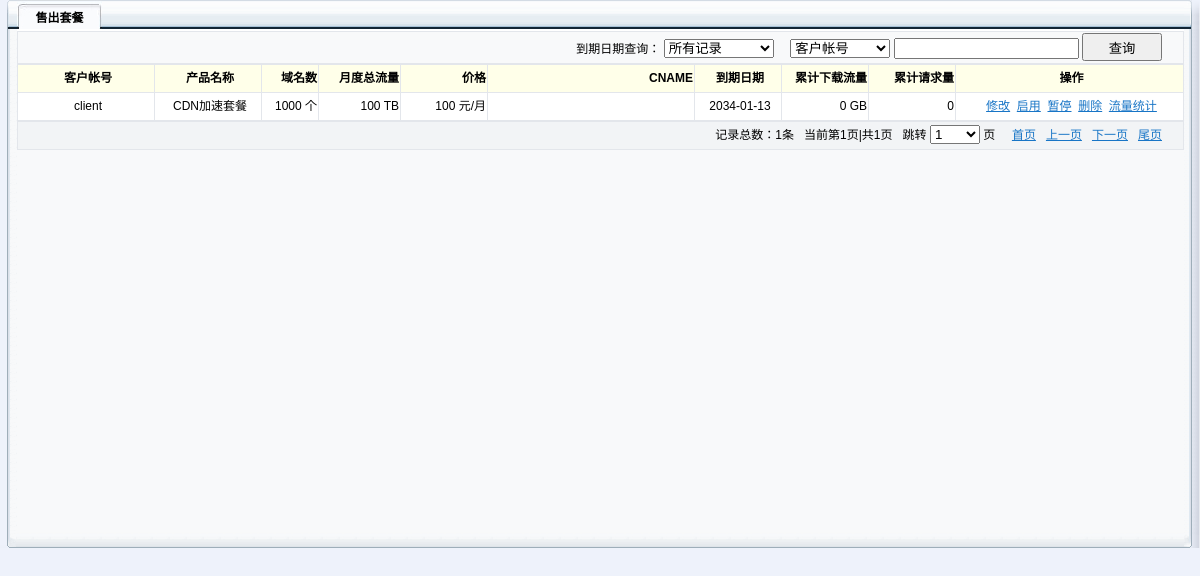
The page /fikcdn/admin/buy_list.php (signed in) on the database its author committed.
### tables this page shows
CREATE TABLE `fikcdn_buy` (
  `id` int(4) unsigned NOT NULL AUTO_INCREMENT,
  `username` varchar(64) NOT NULL,
  `product_id` int(4) NOT NULL,
  `begin_time` bigint(8) NOT NULL,
  `end_time` bigint(8) NOT NULL,
  `note` varchar(128) DEFAULT NULL,
  `status` smallint(2) DEFAULT '1',
  `auto_renew` smallint(2) DEFAULT '1',
  `price` float DEFAULT NULL,
  `has_data_flow` bigint(8) DEFAULT '0',
  `domain_num` smallint(2) DEFAULT NULL,
  `data_flow` bigint(8) DEFAULT '0',
  `is_focus` smallint(1) DEFAULT '1',
  `down_dataflow_total` float NOT NULL DEFAULT '0',
  `up_dataflow_total` float NOT NULL DEFAULT '0',
  `request_total` bigint(8) NOT NULL DEFAULT '0',
  `auto_stop` smallint(2) NOT NULL DEFAULT '0',
  `max_bandwidth` int(4) DEFAULT '0',
  `dns_cname` varchar(64) DEFAULT NULL,
  UNIQUE KEY `id` (`id`)
);

CREATE TABLE `fikcdn_product` (
  `id` int(4) unsigned NOT NULL AUTO_INCREMENT,
  `name` varchar(64) NOT NULL,
  `price` float NOT NULL,
  `data_flow` bigint(8) NOT NULL DEFAULT '0',
  `domain_num` int(4) NOT NULL,
  `is_online` smallint(2) NOT NULL DEFAULT '0',
  `begin_time` bigint(8) NOT NULL,
  `note` text,
  `is_checks` smallint(2) DEFAULT NULL,
  `group_id` int(4) NOT NULL,
  `max_bandwidth` int(4) DEFAULT '0',
  `dns_cname` varchar(64) DEFAULT NULL,
  UNIQUE KEY `id` (`id`)
);

### fikcdn/function/define.php (called while the page is built, shortened)
<?php
$PubDefine_PageShowNum	= 50;
?>

### fikcdn/admin/function_admin.php (called while the page is built, shortened)
<?php
function FuncAdmin_MBToString($nKB)
{
	$value =round($nKB / (1024),2);
	$value =round($nKB / (1024*1024),2);
	if($value<1024)
	{
		$sReturn=$value." TB";
		return $sReturn;
	}
	$sReturn=$value." TB";
	return $sReturn;
}
?>

### fikcdn/function/pub_function.php (called while the page is built, shortened)
<?php
function PubFunc_GBToString($nGB)
{
	if($nGB<1024)
	{
		$sReturn=$nGB." GB";
		return $sReturn;
	}
	$value =round($nGB / (1024),2);
	$sReturn=$value." TB";
	return $sReturn;
}
?>

### fikcdn/admin/buy_list.php (the view, shortened to what this page needs)
<?php
include_once("./head.php");
$timeval 	= isset($_GET['timeval'])?$_GET['timeval']:'';
$sType 		= isset($_GET['type'])?$_GET['type']:'';
$sKeyword 	= isset($_GET['keyword'])?$_GET['keyword']:'';
?>
<div style="min-width:1160px;">
<table width="100%" border="0" cellpadding="0" cellspacing="0" bgcolor="#F8F9FA">
  <tr>
    <td width="17" valign="top" background="../images/mail_leftbg.gif"><img src="../images/left-top-right.gif" width="17" height="29" /></td>
    <td valign="top" background="../images/content-bg.gif">
	   <table width="100%" height="31" border="0" cellpadding="0" cellspacing="0" class="left_topbg" id="table2" >
			<tr height="31" class="TabToolTitle">
				<td height="31" width="85"><span class="title_bt">售出套餐</span></td>
				<td width="95%"></td>
			</tr>
        </table>
	</td>
    <td width="16" valign="top" background="../images/mail_rightbg.gif"><img src="../images/nav-right-bg.gif" width="16" height="29" /></td>
  </tr>
  <tr height="500">
	  <td valign="middle" background="../images/mail_leftbg.gif">&nbsp;</td>
	  <td valign="top">
	  		<table width="800" border="0" class="dataintable">
			<tr height="30">
			<td><div class="div_search_title">到期日期查询：
				<select id="timeSelect" style="width:110px" onChange="selectTimeval()">
					<option value="0" <?php if($timeval==0 || strlen($timeval)<=0 ) echo 'selected="selected"';   ?> >所有记录</option>
					</select>&nbsp;&nbsp;&nbsp;&nbsp;
					<select id="searchSelect" name="searchSelect" style="width:100px">
						<option value="username">客户帐号</option>
					</select>
					<input id="txtKeyword" name="txtKeyword" type="text" size="20" maxlength="64"  value="<?php echo $sKeyword; ?>"/>
					<input name="btn_search"  type="submit" style="width:80px;height:28px" id="btn_search" value="查询" style="cursor:pointer;" onClick="fikcdn_search();" />
				</div></td>
			</tr>
		</table>
		<div id="div_search_result">
		  <table width="800" border="0" class="dataintable">
			<tr>
				<th align="center" width="130">客户帐号</th>
				<th align="center" width="100">产品名称</th>
				<th align="right" width="50">域名数</th>
				<th align="right" width="75">月度总流量</th>
				<th align="right" width="80">价格</th>
				<th align="right" width="200">CNAME</th>
				<th align="center" width="80">到期日期</th>
				<th align="right" width="80">累计下载流量</th>
				<th align="right" width="80">累计请求量</th>
				<th align="center">操作</th>
			</tr>
<?php
	$nPage 		= isset($_GET['page'])?$_GET['page']:'';
	if(!is_numeric($nPage))
	{
		$nPage=1;
	}
	$db_link = FikCDNDB_Connect();
	if($db_link)
	{
		$sKeyword 	= mysql_real_escape_string($sKeyword);
		do
		{
			$total_host 	= 0;
			if($timeval>0)
			{
				$this_timeval = (time()+$timeval*60*60*24);
				$this_timeval2 = (time()-30*60*60*24);
				if(strlen($sKeyword)<=0)
				{
					$sql = "SELECT count(*) FROM fikcdn_buy WHERE end_time<'$this_timeval' AND end_time>'$this_timeval2';";
				}
				else
				{
					if($sType=="username")
					{
						$sql = "SELECT count(*) FROM fikcdn_buy WHERE end_time<'$this_timeval'  AND end_time>'$this_timeval2' AND username like '%$sKeyword%';";
					}
				}
			}
			else
			{
				if(strlen($sKeyword)<=0)
				{
					$sql = "SELECT count(*) FROM fikcdn_buy;";
				}
				else
				{
					if($sType=="username")
					{
						$sql = "SELECT count(*) FROM fikcdn_buy WHERE username like '%$sKeyword%';";
					}
				}
			}
			$result = mysql_query($sql,$db_link);
			if($result&&mysql_num_rows($result)>0)
			{
				$total_host  = mysql_result($result,0,"count(*)");
			}
			$total_pages = floor($total_host/$PubDefine_PageShowNum);
			if(($total_host%$PubDefine_PageShowNum)>0)
			{
				$total_pages+=1;
			}
			$pagedown = $nPage+1;
			if($pagedown>$total_pages)
			{
				$pagedown = $total_pages;
			}
			$pageup = $nPage-1;
			if($pageup<=0)
			{
				$pageup = 1;
			}
			$offset = (($nPage-1)*$PubDefine_PageShowNum);
			if($timeval>0)
			{
				if(strlen($sKeyword)<=0)
				{
					$sql = "SELECT * FROM fikcdn_buy WHERE end_time<'$this_timeval'  AND end_time>'$this_timeval2' ORDER BY id DESC Limit $offset,$PubDefine_PageShowNum;";
				}
				else
				{
					if($sType=="username")
					{
						$sql = "SELECT * FROM fikcdn_buy WHERE username like '%$sKeyword%' AND end_time<'$this_timeval'  AND end_time>'$this_timeval2' ORDER BY id DESC Limit $offset,$PubDefine_PageShowNum;";
					}
				}
			}
			else
			{
				if(strlen($sKeyword)<=0)
				{
					$sql = "SELECT * FROM fikcdn_buy ORDER BY id DESC Limit $offset,$PubDefine_PageShowNum;";
				}
				else
				{
					if($sType=="username")
					{
						$sql = "SELECT * FROM fikcdn_buy WHERE username like '%$sKeyword%' ORDER BY id DESC Limit $offset,$PubDefine_PageShowNum;";
					}
				}
			}
			$result = mysql_query($sql,$db_link);
			$row_count=mysql_num_rows($result);
			for($i=0;$i<$row_count;$i++)
			{
				$id  			= mysql_result($result,$i,"id");
				$username  		= mysql_result($result,$i,"username");
				$product_id	  	= mysql_result($result,$i,"product_id");
				$end_time   	= mysql_result($result,$i,"end_time");
				$note   		= mysql_result($result,$i,"note");
				$price   		= mysql_result($result,$i,"price");
				$domain_num  	= mysql_result($result,$i,"domain_num");
				$data_flow   	= mysql_result($result,$i,"data_flow");
				$down_dataflow_total = mysql_result($result,$i,"down_dataflow_total");
				$request_total = mysql_result($result,$i,"request_total");
				$dns_cname 		= mysql_result($result,$i,"dns_cname");
				$sql = "SELECT * FROM fikcdn_product WHERE id='$product_id'";
				$result2 = mysql_query($sql,$db_link);
				if($result2 && mysql_num_rows($result2)>0)
				{
					$product_name  = mysql_result($result2,0,"name");
				}
				echo '<tr bgcolor="#FFFFFF" align="center" onMouseMove="Event_trOnMouseOver(this)" onMouseOut="Event_trOnMouseOut(this)" title="'.$note.'">';
				echo '<td>'.$username.'</td>';
				echo '<td>'.$product_name.'</td>';
				echo '<td align="right">'.$domain_num.' 个</td>';
				echo '<td align="right">'.FuncAdmin_MBToString($data_flow).'</td>';
				echo '<td align="right">'.$price.' 元/月</td>';
				echo '<td align="right">'.$dns_cname.'</td>';
				echo '<td>'.date("Y-m-d",$end_time).'</td>';
				echo '<td align="right">'.PubFunc_GBToString($down_dataflow_total).'</td>';
				echo '<td align="right">'.$request_total.'</td>';
				echo '<td><a href="javascript:void(0);" onclick="javescript:FikCdn_ModifyBuyProductBox('.$id.');" title="修改已售出的套餐">修改</a>&nbsp;
					<a href="javascript:void(0);" onclick="javescript:FikCdn_StartBuyDomainBox('.$id.');" title="启用套餐内所有域名的加速">启用</a>&nbsp;
					<a href="javascript:void(0);" onclick="javescript:FikCdn_StopBuyDomainBox('.$id.');" title="暂停套餐内所有域名的加速">暂停</a>&nbsp;
					<a href="javascript:void(0);" onclick="javescript:FikCdn_DelBuyProductBox('.$id.');" title="删除已售出的套餐">删除</a>&nbsp;
					<a href="stat_buy_product_bandwidth.php?buy_id='.$id.'" onclick="javescript:FikCdn_SelectBuyStat();" title="查看此套餐流量统计信息">流量统计</a></td>';
				echo '</tr>';
			}
		}while(0);
	}
?>
		 </table></div>
		 <table width="800" border="0" class="disc">
			<tr>
			<td bgcolor="#FFFFE6"><div class="div_page_bar"> 记录总数：<?php echo $total_host;?>条&nbsp;&nbsp;&nbsp;当前第<?php echo $nPage; ?>页|共<?php echo $total_pages; ?>页&nbsp;&nbsp;&nbsp;跳转
				<select id="pagesSelect" name="pagesSelect" style="width:50px" onChange="selectPage(this)">
				<?php
					for($i=1;$i<=$total_pages;$i++){
						if($nPage==$i)
						{
							echo '<option value="'.$i.'" selected="selected">'.$i.'</option>';
						}
						else
						{
							echo '<option value="'.$i.'">'.$i.'</option>';
						}
					}
				?>
				</select>
				页&nbsp;&nbsp;&nbsp;&nbsp;
				<a href="buy_list.php?page=1&action=first&timeval=<?php echo $timeval.'&type='.$sType.'&keyword='.$sKeyword; ?>">首页</a>&nbsp;&nbsp;
				<a href="buy_list.php?page=<?php echo $pageup.'&type='.$sType.'&keyword='.$sKeyword; ?>&action=pageup&timeval=<?php echo $timeval; ?>">上一页</a>&nbsp;&nbsp;
				<a href="buy_list.php?page=<?php echo $pagedown.'&type='.$sType.'&keyword='.$sKeyword; ?>&action=pagedown&timeval=<?php echo $timeval; ?> ">下一页</a>&nbsp;&nbsp;
				<a href="buy_list.php?page=<?php echo $total_pages.'&type='.$sType.'&keyword='.$sKeyword; ?>&action=tail&timeval=<?php echo $timeval; ?>">尾页 </a></div></td>
			</tr>
		</table>
	  </td>
	  <td background="../images/mail_rightbg.gif">&nbsp;</td>
  </tr>
   <tr>
    <td valign="bottom" background="../images/mail_leftbg.gif"><img src="../images/buttom_left2.gif" width="17" height="17" /></td>
    <td background="../images/buttom_bgs.gif"><img src="../images/buttom_bgs.gif" width="17" height="17"></td>
    <td valign="bottom" background="../images/mail_rightbg.gif"><img src="../images/buttom_right2.gif" width="16" height="17" /></td>
  </tr>
</table>
</div>
<?php
include_once("./tail.php");
?>

### fikcdn/css/main.css (style rules this page uses)
a:link, a:hover, a:active, a:visited { font-size:12px; color: #004499; font-family: verdana, Tahoma, Arial, "΢���ź�", "����", sans-serif; text-decoration: none; }
.left_topbg { background-image: url(../images/content-bg.gif); background-repeat: repeat-x; }
.title_bt { font-size: 12px; line-height: 26px; font-weight: bold; width:85px; color: #000000; background-image: url(../images/top_bt.jpg); background-repeat: no-repeat; display: block; padding-top: 5px; text-align:center; }
.div_page_bar { margin:0,0,0,0; float:right; padding-right:20px; }
.div_search_title { margin:0,0,0,0; float:right; padding-right:20px; }

### fikcdn/css/table.css (style rules this page uses)
table .dataintable a:link, a:hover, a:active, a:visited { font-size:12px; color: #1875C6; font-family: verdana, Tahoma, Arial, "΢���ź�", "����", sans-serif; text-decoration: underline; }
table.dataintable { font-family: verdana, Tahoma, Arial, "΢���ź�", "����", sans-serif; margin-top:0px; border-collapse:collapse; border:1px solid #E3E6EB; width:100%; }
table.dataintable th { font-family: verdana, Tahoma, Arial, "΢���ź�", "����", sans-serif; font-size: 12px; line-height:25px; background-color:#FFFFE9; border:1px solid #E3E6EB; padding-left:5px; }
table.dataintable td { font-family: verdana, Tahoma, Arial, "΢���ź�", "����", sans-serif; font-size: 12px; line-height:25px; border:1px solid #E3E6EB; padding-left:5px; }
table .disc a:link, a:hover, a:active, a:visited { font-size:12px; color: #1875C6; font-family: verdana, Tahoma, Arial, "΢���ź�", "����", sans-serif; text-decoration: underline; }
table.disc { font-family: verdana, Tahoma, Arial, "΢���ź�", "����", sans-serif; margin-top:0px; border-collapse:collapse; border:1px solid #E3E6EB; width:100%; }
table.disc td { font-family: verdana, Tahoma, Arial, "΢���ź�", "����", sans-serif; font-size: 12px; line-height:25px; border:1px solid #E3E6EB; background-color:#F2F4F6; padding-left:5px; }

### rows shown on the page
fikcdn_buy: username "client", fikcdn_product.name "CDN加速套餐", domain_num "1000", data_flow "100 TB", price "100", end_time "2034-01-13", down_dataflow_total "0 GB", request_total "0"

### other values the page prints
$total_host "1"
$nPage "1"
$total_pages "1"
form field pagesSelect "1"
